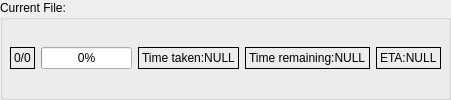
          <widget class="QGroupBox" name="groupBox_CurrentFile">
           <property name="sizePolicy">
            <sizepolicy hsizetype="Preferred" vsizetype="Fixed">
             <horstretch>0</horstretch>
             <verstretch>0</verstretch>
            </sizepolicy>
           </property>
           <property name="minimumSize">
            <size>
             <width>0</width>
             <height>0</height>
            </size>
           </property>
           <property name="title">
            <string>Current File:</string>
           </property>
           <layout class="QGridLayout" name="gridLayout_28">
            <property name="leftMargin">
             <number>7</number>
            </property>
            <property name="topMargin">
             <number>7</number>
            </property>
            <property name="rightMargin">
             <number>7</number>
            </property>
            <property name="bottomMargin">
             <number>7</number>
            </property>
            <property name="spacing">
             <number>6</number>
            </property>
            <item row="0" column="1">
             <widget class="QProgressBar" name="progressBar_CurrentFile">
              <property name="value">
               <number>0</number>
              </property>
             </widget>
            </item>
            <item row="0" column="0">
             <widget class="QLabel" name="label_FrameProgress_CurrentFile">
              <property name="sizePolicy">
               <sizepolicy hsizetype="Fixed" vsizetype="Preferred">
                <horstretch>0</horstretch>
                <verstretch>0</verstretch>
               </sizepolicy>
              </property>
              <property name="toolTip">
               <string>Finished/Total</string>
              </property>
              <property name="frameShape">
               <enum>QFrame::Box</enum>
              </property>
              <property name="frameShadow">
               <enum>QFrame::Plain</enum>
              </property>
              <property name="text">
               <string notr="true">0/0</string>
              </property>
             </widget>
            </item>
            <item row="0" column="2">
             <widget class="QLabel" name="label_TimeCost_CurrentFile">
              <property name="sizePolicy">
               <sizepolicy hsizetype="Fixed" vsizetype="Preferred">
                <horstretch>0</horstretch>
                <verstretch>0</verstretch>
               </sizepolicy>
              </property>
              <property name="frameShape">
               <enum>QFrame::Box</enum>
              </property>
              <property name="text">
               <string>Time taken:NULL</string>
              </property>
             </widget>
            </item>
            <item row="0" column="3">
             <widget class="QLabel" name="label_TimeRemain_CurrentFile">
              <property name="sizePolicy">
               <sizepolicy hsizetype="Fixed" vsizetype="Preferred">
                <horstretch>0</horstretch>
                <verstretch>0</verstretch>
               </sizepolicy>
              </property>
              <property name="frameShape">
               <enum>QFrame::Box</enum>
              </property>
              <property name="text">
               <string>Time remaining:NULL</string>
              </property>
             </widget>
            </item>
            <item row="0" column="4">
             <widget class="QLabel" name="label_ETA_CurrentFile">
              <property name="sizePolicy">
               <sizepolicy hsizetype="Fixed" vsizetype="Preferred">
                <horstretch>0</horstretch>
                <verstretch>0</verstretch>
               </sizepolicy>
              </property>
              <property name="frameShape">
               <enum>QFrame::Box</enum>
              </property>
              <property name="text">
               <string>ETA:NULL</string>
              </property>
             </widget>
            </item>
           </layout>
          </widget>
